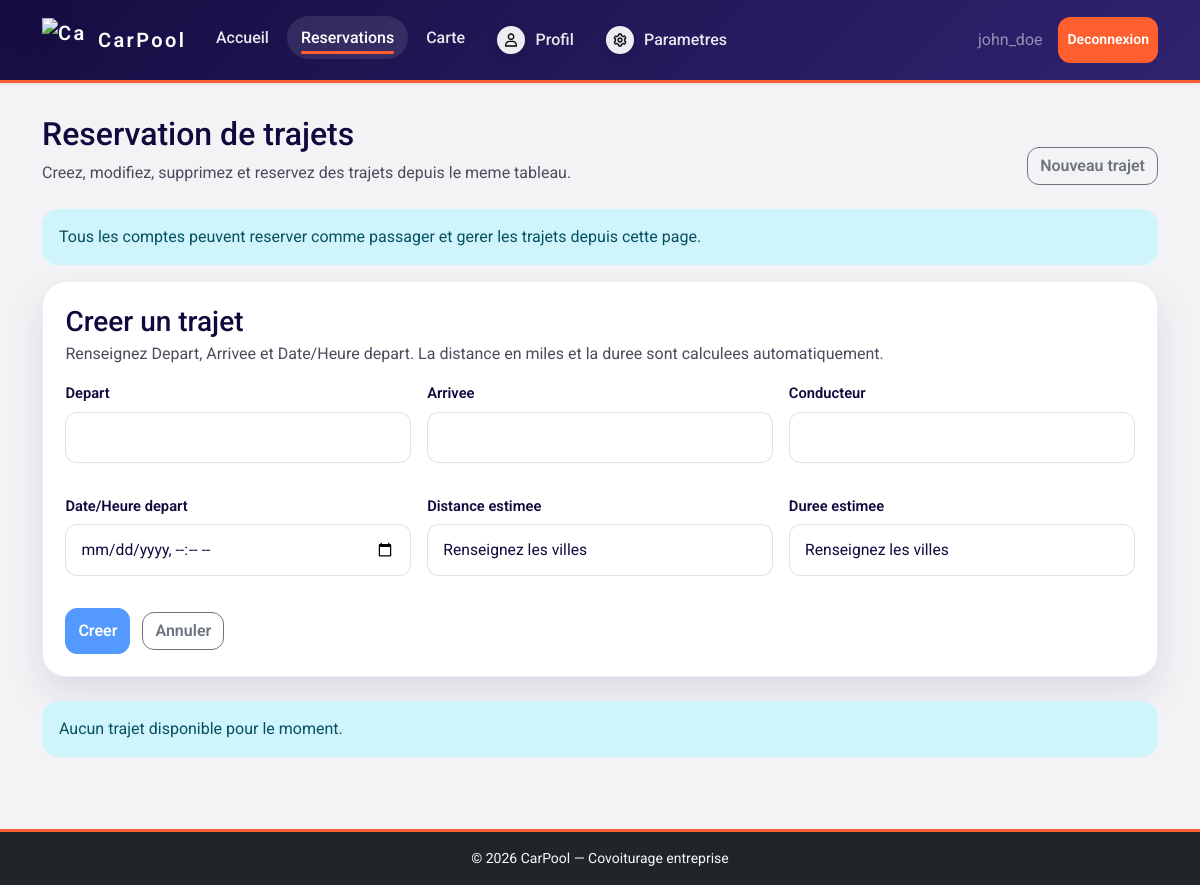
Before: /index.php?page=Reservation&show_form=1 (signed in) with the older database file.
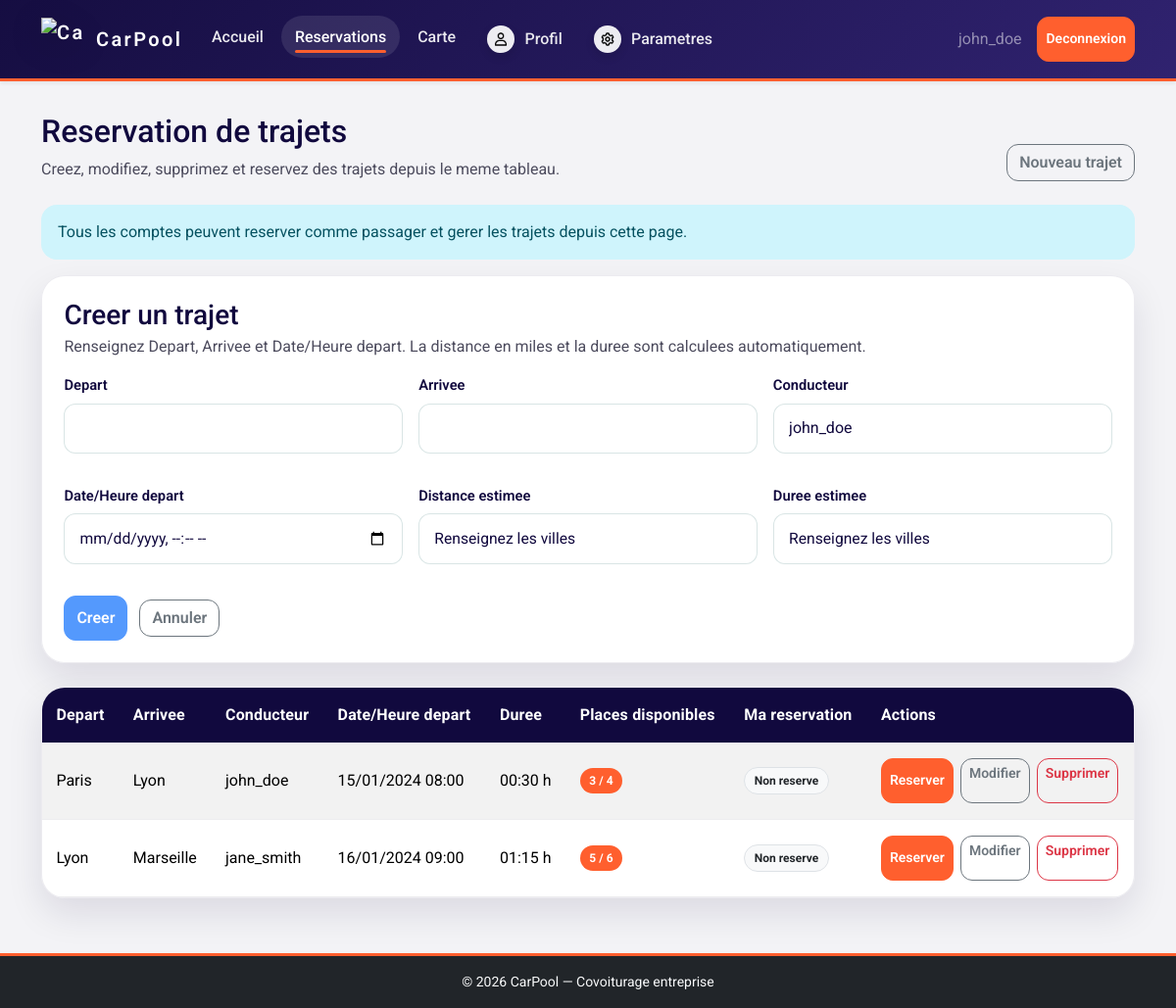
After: the same page with the newer database file.
### tables this page shows
CREATE TABLE conductors (
                            conductors_id INT PRIMARY KEY AUTO_INCREMENT,
                            place_available INT NOT NULL CHECK (place_available >= 0),
                            users_id INT NOT NULL UNIQUE,
                            CONSTRAINT fk_conductors_users FOREIGN KEY (users_id)
                                REFERENCES users(users_id) ON DELETE CASCADE
);

CREATE TABLE journeys (
                          journeys_id INT PRIMARY KEY AUTO_INCREMENT,
                          travel_time TIME NOT NULL,
                          start VARCHAR(255) NOT NULL,
                          final VARCHAR(255) NOT NULL,
                          start_of_hours DATETIME NOT NULL,
                          end_of_hours DATETIME NOT NULL
);

CREATE TABLE users (
                       users_id INT PRIMARY KEY AUTO_INCREMENT,
                       user_name VARCHAR(100) NOT NULL,
                       user_password VARCHAR(255) NOT NULL,
                       user_email VARCHAR(150) NOT NULL UNIQUE
);

### public/Reservation.php (the view, shortened to what the changed rows need)
<?php
$pdo = getDB();
function findConductorId(PDO $pdo, string $email): ?int
{
    $stmt = $pdo->prepare('
        SELECT c.conductors_id
        FROM conductors c
        JOIN users u ON c.users_id = u.users_id
        WHERE u.user_email = ?
    ');
    $stmt->execute([$email]);
    $conductor = $stmt->fetch();
    return $conductor ? (int) $conductor['conductors_id'] : null;
}
$currentConductorId = findConductorId($pdo, $_SESSION['user_email']);
$conductors = $pdo->query('
    SELECT c.conductors_id, c.place_available, u.user_name
    FROM conductors c
    JOIN users u ON c.users_id = u.users_id
    ORDER BY u.user_name ASC
')->fetchAll();
$journeys = $pdo->query('
    SELECT j.journeys_id, j.start, j.final, j.travel_time, j.start_of_hours, j.end_of_hours,
           u.user_name AS conducteur_nom, c.place_available, c.conductors_id
    FROM journeys j
    JOIN CONDUIRE cd ON j.journeys_id = cd.journeys_id
    JOIN conductors c ON cd.conductors_id = c.conductors_id
    JOIN users u ON c.users_id = u.users_id
    ORDER BY j.start_of_hours ASC
')->fetchAll();
$reservationCounts = [];
if ($journeys) {
    $ids = array_column($journeys, 'journeys_id');
    $placeholders = implode(',', array_fill(0, count($ids), '?'));
    $countStmt = $pdo->prepare("SELECT journeys_id, COUNT(*) AS cnt FROM ASSO4 WHERE journeys_id IN ($placeholders) GROUP BY journeys_id");
    $countStmt->execute($ids);
    foreach ($countStmt->fetchAll() as $row) {
        $reservationCounts[(int) $row['journeys_id']] = (int) $row['cnt'];
    }
}
$journeyForm = [
        'journey_id' => 0,
        'start' => '',
        'final' => '',
        'conductors_id' => $currentConductorId ?: ($conductors[0]['conductors_id'] ?? 0),
        'start_of_hours' => '',
        'travel_time' => '00:30',
];
$myReservations = [];
$journeyPendingDelete = null;
$showJourneyForm = $journeyForm['journey_id'] > 0 || (isset($_GET['show_form']) && $_GET['show_form'] === '1');
?>
<main class="container reservation-shell<?= $journeyPendingDelete ? ' reservation-shell-has-overlay' : '' ?>">
    <div class="reservation-header">
        <div>
            <h2 class="mb-2">Reservation de trajets</h2>
        </div>
        <a class="btn btn-outline-secondary reservation-reset" href="index.php?page=Reservation&show_form=1">Nouveau trajet</a>
    </div>
    <div class="alert alert-info">Tous les comptes peuvent reserver comme passager et gerer les trajets depuis cette page.</div>
    <?php if ($showJourneyForm): ?>
        <section class="journey-editor-card">
            <div class="journey-editor-head">
                <h3 class="mb-1"><?= $journeyForm['journey_id'] > 0 ? 'Modifier un trajet' : 'Creer un trajet' ?></h3>
                <p class="mb-0">Renseignez Depart, Arrivee et Date/Heure depart. La distance en miles et la duree sont calculees automatiquement.</p>
            </div>
            <form method="POST" class="journey-editor-grid">
                <div class="form-group">
                    <label for="start">Depart</label>
                    <input class="form-control" id="start" name="start" type="text" value="<?= htmlspecialchars($journeyForm['start']) ?>" required>
                </div>
                <div class="form-group">
                    <label for="final">Arrivee</label>
                    <input class="form-control" id="final" name="final" type="text" value="<?= htmlspecialchars($journeyForm['final']) ?>" required>
                </div>
                <div class="form-group">
                    <label for="conductors_id">Conducteur</label>
                    <select class="form-select journey-select" id="conductors_id" name="conductors_id" required>
                        <?php foreach ($conductors as $conductor): ?>
                            <option value="<?= (int) $conductor['conductors_id'] ?>" <?= (int) $conductor['conductors_id'] === (int) $journeyForm['conductors_id'] ? 'selected' : '' ?>>
                                <?= htmlspecialchars($conductor['user_name']) ?>
                            </option>
                        <?php endforeach; ?>
                    </select>
                </div>
                <div class="form-group">
                    <label for="start_of_hours">Date/Heure depart</label>
                    <input class="form-control" id="start_of_hours" name="start_of_hours" type="datetime-local" step="60" value="<?= htmlspecialchars($journeyForm['start_of_hours']) ?>" required>
                </div>
                <div class="form-group">
                    <label for="distance_miles">Distance estimee</label>
                    <input class="form-control" id="distance_miles" type="text" value="" placeholder="Calculee automatiquement" readonly>
                </div>
                <div class="form-group">
                    <label for="travel_time_display">Duree estimee</label>
                    <input class="form-control" id="travel_time_display" type="text" value="<?= htmlspecialchars($journeyForm['travel_time']) ?> h" readonly>
                </div>
                <div class="journey-editor-actions">
                    <button type="submit" class="btn btn-primary" id="journey-submit"><?= $journeyForm['journey_id'] > 0 ? 'Modifier' : 'Creer' ?></button>
                    <a class="btn btn-outline-secondary" href="index.php?page=Reservation">Annuler</a>
                </div>
            </form>
        </section>
    <?php endif; ?>
    <?php if (empty($journeys)): ?>
        <div class="alert alert-info">Aucun trajet disponible pour le moment.</div>
    <?php else: ?>
        <div class="table-responsive">
            <table class="table table-striped table-hover">
                <thead class="table-dark">
                <tr>
                    <th>Depart</th>
                    <th>Arrivee</th>
                    <th>Conducteur</th>
                    <th>Date/Heure depart</th>
                    <th>Duree</th>
                    <th>Places disponibles</th>
                    <th>Ma reservation</th>
                    <th>Actions</th>
                </tr>
                </thead>
                <tbody>
                <?php foreach ($journeys as $j):
                    $reserved = $reservationCounts[(int) $j['journeys_id']] ?? 0;
                    $totalPlaces = max(0, (int) $j['place_available']);
                    $remaining = max(0, $totalPlaces - $reserved);
                    $isReservedByMe = !empty($myReservations[(int) $j['journeys_id']]);
                    ?>
                    <tr>
                        <td><?= htmlspecialchars($j['start']) ?></td>
                        <td><?= htmlspecialchars($j['final']) ?></td>
                        <td><?= htmlspecialchars($j['conducteur_nom']) ?></td>
                        <td><?= date('d/m/Y H:i', strtotime($j['start_of_hours'])) ?></td>
                        <td><?= htmlspecialchars(substr($j['travel_time'], 0, 5)) ?> h</td>
                        <td>
                                <span class="badge <?= $remaining > 0 ? 'bg-success' : 'bg-danger' ?>">
                                    <?= $remaining ?> / <?= $totalPlaces ?>
                                </span>
                        </td>
                        <td>
                            <?php if ($isReservedByMe): ?>
                                <span class="badge bg-primary">Reserve</span>
                            <?php else: ?>
                                <span class="badge bg-light text-dark border">Non reserve</span>
                            <?php endif; ?>
                        </td>
                        <td>
                            <div class="journey-action-stack">
                                <form method="POST" class="inline-form">
                                    <button type="submit" class="btn btn-sm <?= $isReservedByMe ? 'btn-warning' : 'btn-success' ?>">
                                        <?= $isReservedByMe ? 'Annuler' : 'Reserver' ?>
                                    </button>
                                </form>
                                <a class="btn btn-outline-secondary btn-sm" href="index.php?page=Reservation&edit=<?= (int) $j['journeys_id'] ?>">Modifier</a>
                                <a class="btn btn-outline-danger btn-sm" href="index.php?page=Reservation&confirm_delete=<?= (int) $j['journeys_id'] ?>">Supprimer</a>
                            </div>
                        </td>
                    </tr>
                <?php endforeach; ?>
                </tbody>
            </table>
        </div>
    <?php endif; ?>
</main>

Changed rows visible on the page:
now on this page (row edited): conductors: conductors_id "Renseignez les villes"
now on this page (row unchanged): journeys: start "Paris", final "Lyon", users.user_name "john_doe", start_of_hours "15/01/2024 08:00", travel_time "00:30", journeys_id.place_available "3", conductors.place_available "4", shows "Non reserve", shows "Reserver"
now on this page (row unchanged): journeys: start "Lyon", final "Marseille", users.user_name "jane_smith", start_of_hours "16/01/2024 09:00", travel_time "01:15", journeys_id.place_available "5", conductors.place_available "6", shows "Non reserve", shows "Reserver"
Other visible differences:
form field conductors_id: (not shown) → "john_doe"
form field travel_time: "Renseignez les villes" → (not shown)
text no longer shown: "Aucun trajet disponible pour le moment."
text now shown: "Depart Arrivee Conducteur Date/Heure depart Duree Places disponibles Ma reservation Actions"
